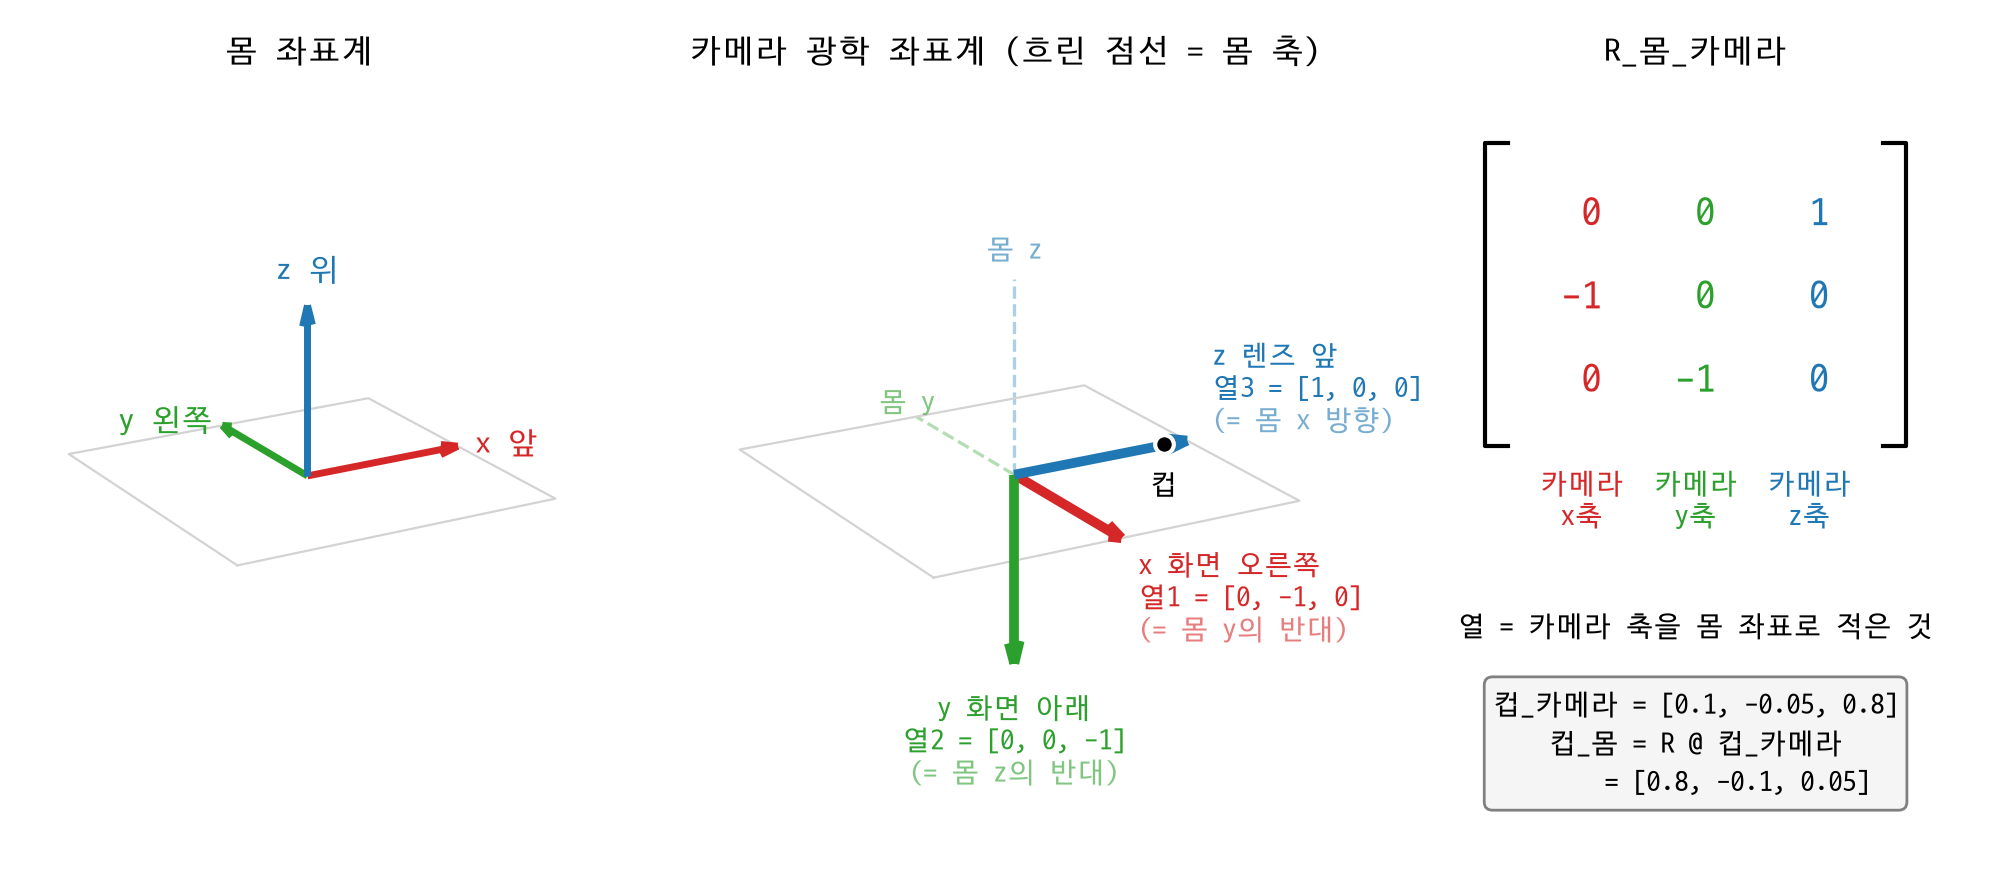

The script that saved this image:
import matplotlib.pyplot as plt
import numpy as np

# plt.rcParams["font.family"] = "AppleGothic"
plt.rcParams["font.family"] = "D2Coding"
plt.rcParams["axes.unicode_minus"] = False

# 카메라 좌표(x 오른쪽, y 아래, z 앞)로 잰 값을 로봇 몸 좌표(x 앞, y 왼쪽, z 위)로 옮기는 행렬 (b09와 같다)
R_몸_카메라 = np.array([[ 0,  0, 1],
                     [-1,  0, 0],
                     [ 0, -1, 0]])
print("R_몸_카메라 =\n", R_몸_카메라)
print("행렬식:", round(float(np.linalg.det(R_몸_카메라)), 6))
print("직교 행렬인가?", np.allclose(R_몸_카메라.T @ R_몸_카메라, np.eye(3)))
for 열, 이름 in enumerate("xyz"):
    print(f"열 {열 + 1} = 카메라 {이름}축을 몸 좌표로:", R_몸_카메라[:, 열].tolist())

# 카메라가 본 컵: 화면 가운데에서 오른쪽 0.1m, 위쪽 0.05m, 앞으로 0.8m
컵_카메라 = np.array([0.1, -0.05, 0.8])
컵_몸 = np.round(R_몸_카메라 @ 컵_카메라, 3) + 0.0
print("몸 기준 컵 위치:", 컵_몸)

색들 = ["tab:red", "tab:green", "tab:blue"]           # x 빨강, y 초록, z 파랑
몸_뜻 = ["x 앞", "y 왼쪽", "z 위"]
카메라_뜻 = ["x 화면 오른쪽", "y 화면 아래", "z 렌즈 앞"]


def 바닥(칸):
    # 몸의 바닥(xy 평면) 테두리: 깊이를 읽기 위한 단서
    칸.plot([-1, 1, 1, -1, -1], [-1, -1, 1, 1, -1], [0] * 5, color="lightgray", linewidth=0.8)
    칸.set(xlim=(-1, 1), ylim=(-1, 1), zlim=(-1, 1))
    칸.set_box_aspect((1, 1, 1))
    칸.view_init(elev=20, azim=-120)     # 로봇 뒤 오른쪽 위에서 본다
    칸.set_axis_off()


그림 = plt.figure(figsize=(10, 4.4))
격자 = 그림.add_gridspec(1, 3, width_ratios=[1, 1.15, 0.95])

# 1) 몸 좌표계
몸_칸 = 그림.add_subplot(격자[0], projection="3d")
for 열, (색, 뜻) in enumerate(zip(색들, 몸_뜻)):
    축 = np.eye(3)[:, 열]
    몸_칸.quiver(0, 0, 0, *축, color=색, linewidth=2.5, arrow_length_ratio=0.12)
    몸_칸.text(*(축 * 1.12), 뜻, color=색, ha=["left", "right", "center"][열], va=["center", "center", "bottom"][열], fontsize=11)
바닥(몸_칸)

# 2) 같은 원점의 카메라 광학 좌표계 (몸 축은 흐린 점선)
카메라_칸 = 그림.add_subplot(격자[1], projection="3d", computed_zorder=False)   # 그린 순서(zorder)대로 겹친다
for 열, 색 in enumerate(색들):
    카메라_칸.plot(*zip([0, 0, 0], np.eye(3)[:, 열]), color=색, alpha=0.35, linewidth=1.2, linestyle="--")
    if 열 > 0:                                      # 몸 x는 카메라 z와 겹쳐서 이름을 생략
        카메라_칸.text(*(np.eye(3)[:, 열] * 1.1), "몸 " + "xyz"[열], color=색, alpha=0.6, fontsize=10, ha="center")
for 열, (색, 뜻) in enumerate(zip(색들, 카메라_뜻)):
    축 = R_몸_카메라[:, 열]                          # 열 = 카메라 축이 몸 좌표에서 가리키는 방향
    몸_축 = int(np.argmax(np.abs(축)))               # 이 열이 몸의 어느 축(과 부호)인지 읽는다
    풀이 = f"(= 몸 {'xyz'[몸_축]} 방향)" if 축[몸_축] > 0 else f"(= 몸 {'xyz'[몸_축]}의 반대)"
    print(f"카메라 {'xyz'[열]}축 {풀이}")
    카메라_칸.quiver(0, 0, 0, *축, color=색, linewidth=3.5, arrow_length_ratio=0.12, zorder=3)
    자리, 가로, 세로 = 축 * 1.15, ["left", "center", "left"][열], ["top", "top", "bottom"][열]
    # 같은 크기·같은 기준점의 두 글상자를 빈 줄로 맞춰, 셋째 줄만 흐리게 쓴다
    카메라_칸.text(*자리, f"{뜻}\n열{열 + 1} = {축.tolist()}\n ", color=색, ha=가로, va=세로, fontsize=10)
    카메라_칸.text(*자리, f" \n \n{풀이}", color=색, alpha=0.6, ha=가로, va=세로, fontsize=10)
카메라_칸.scatter(*컵_몸, color="black", s=45, edgecolors="white", linewidths=1.5, depthshade=False, zorder=10)
카메라_칸.text(*(컵_몸 + [0, 0, -0.14]), "컵", fontsize=10, ha="center", va="top", zorder=10)
바닥(카메라_칸)

# 3) 행렬: 열마다 색을 칠한다
행렬_칸 = 그림.add_subplot(격자[2])
행렬_칸.axis("off")
행렬_칸.set(xlim=(0, 1), ylim=(0, 1))
for 행 in range(3):
    for 열 in range(3):
        행렬_칸.text(0.3 + 0.2 * 열, 0.86 - 0.11 * 행, f"{R_몸_카메라[행, 열]:>2d}", color=색들[열],
                   ha="center", va="center", fontsize=14)
for 끝, 방향 in [(0.13, 1), (0.87, -1)]:          # 대괄호
    행렬_칸.plot([끝 + 0.04 * 방향, 끝, 끝, 끝 + 0.04 * 방향], [0.95, 0.95, 0.55, 0.55], color="black")
for 열, 이름 in enumerate("xyz"):
    행렬_칸.text(0.3 + 0.2 * 열, 0.48, f"카메라\n{이름}축", color=색들[열], ha="center", va="center", fontsize=10)
행렬_칸.text(0.5, 0.3, "열 = 카메라 축을 몸 좌표로 적은 것", ha="center", fontsize=10)
행렬_칸.text(0.5, 0.08, f"컵_카메라 = {컵_카메라.tolist()}\n"
                     f"컵_몸 = R @ 컵_카메라\n      = {컵_몸.tolist()}",
           ha="center", va="bottom", fontsize=10, linespacing=1.4,
           bbox=dict(boxstyle="round", facecolor="whitesmoke", edgecolor="gray"))

그림.subplots_adjust(left=0.0, right=0.99, bottom=0.02, top=0.88, wspace=0.1)
for 칸, 제목 in [(몸_칸, "몸 좌표계"), (카메라_칸, "카메라 광학 좌표계 (흐린 점선 = 몸 축)"),
               (행렬_칸, "R_몸_카메라")]:
    자리 = 칸.get_position()
    그림.text((자리.x0 + 자리.x1) / 2, 0.93, 제목, ha="center", fontsize=12)
그림.savefig("s37_body_camera_frames.png", dpi=200)
print("저장: s37_body_camera_frames.png")
